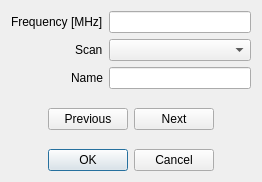
<?xml version="1.0" encoding="UTF-8"?>
<ui version="4.0">
 <class>FmEditDialog</class>
 <widget class="QDialog" name="FmEditDialog">
  <property name="geometry">
   <rect>
    <x>0</x>
    <y>0</y>
    <width>262</width>
    <height>182</height>
   </rect>
  </property>
  <property name="windowTitle">
   <string>Dialog</string>
  </property>
  <layout class="QVBoxLayout" name="verticalLayout">
   <item>
    <layout class="QFormLayout" name="formLayout">
     <property name="labelAlignment">
      <set>Qt::AlignmentFlag::AlignRight|Qt::AlignmentFlag::AlignTrailing|Qt::AlignmentFlag::AlignVCenter</set>
     </property>
     <item row="0" column="0">
      <widget class="QLabel" name="label">
       <property name="text">
        <string>Frequency [MHz]</string>
       </property>
      </widget>
     </item>
     <item row="1" column="0">
      <widget class="QLabel" name="label_2">
       <property name="text">
        <string>Scan</string>
       </property>
      </widget>
     </item>
     <item row="1" column="1">
      <widget class="QComboBox" name="scanAddCmbx"/>
     </item>
     <item row="0" column="1">
      <widget class="QLineEdit" name="frequencyTxt">
       <property name="inputMask">
        <string/>
       </property>
       <property name="text">
        <string/>
       </property>
       <property name="maxLength">
        <number>6</number>
       </property>
      </widget>
     </item>
     <item row="2" column="0">
      <widget class="QLabel" name="label_3">
       <property name="text">
        <string>Name</string>
       </property>
      </widget>
     </item>
     <item row="2" column="1">
      <widget class="QLineEdit" name="nameTxt">
       <property name="maxLength">
        <number>16</number>
       </property>
      </widget>
     </item>
    </layout>
   </item>
   <item>
    <widget class="QWidget" name="widget" native="true">
     <layout class="QHBoxLayout" name="horizontalLayout">
      <item>
       <spacer name="horizontalSpacer">
        <property name="orientation">
         <enum>Qt::Orientation::Horizontal</enum>
        </property>
        <property name="sizeHint" stdset="0">
         <size>
          <width>40</width>
          <height>20</height>
         </size>
        </property>
       </spacer>
      </item>
      <item>
       <widget class="QPushButton" name="previousBtn">
        <property name="text">
         <string>Previous</string>
        </property>
       </widget>
      </item>
      <item>
       <widget class="QPushButton" name="nextBtn">
        <property name="text">
         <string>Next</string>
        </property>
       </widget>
      </item>
      <item>
       <spacer name="horizontalSpacer_2">
        <property name="orientation">
         <enum>Qt::Orientation::Horizontal</enum>
        </property>
        <property name="sizeHint" stdset="0">
         <size>
          <width>40</width>
          <height>20</height>
         </size>
        </property>
       </spacer>
      </item>
     </layout>
    </widget>
   </item>
   <item>
    <widget class="QDialogButtonBox" name="buttonBox">
     <property name="orientation">
      <enum>Qt::Orientation::Horizontal</enum>
     </property>
     <property name="standardButtons">
      <set>QDialogButtonBox::StandardButton::Cancel|QDialogButtonBox::StandardButton::Ok</set>
     </property>
     <property name="centerButtons">
      <bool>true</bool>
     </property>
    </widget>
   </item>
  </layout>
 </widget>
 <resources/>
 <connections>
  <connection>
   <sender>buttonBox</sender>
   <signal>accepted()</signal>
   <receiver>FmEditDialog</receiver>
   <slot>accept()</slot>
   <hints>
    <hint type="sourcelabel">
     <x>248</x>
     <y>254</y>
    </hint>
    <hint type="destinationlabel">
     <x>157</x>
     <y>274</y>
    </hint>
   </hints>
  </connection>
  <connection>
   <sender>buttonBox</sender>
   <signal>rejected()</signal>
   <receiver>FmEditDialog</receiver>
   <slot>reject()</slot>
   <hints>
    <hint type="sourcelabel">
     <x>316</x>
     <y>260</y>
    </hint>
    <hint type="destinationlabel">
     <x>286</x>
     <y>274</y>
    </hint>
   </hints>
  </connection>
 </connections>
</ui>
